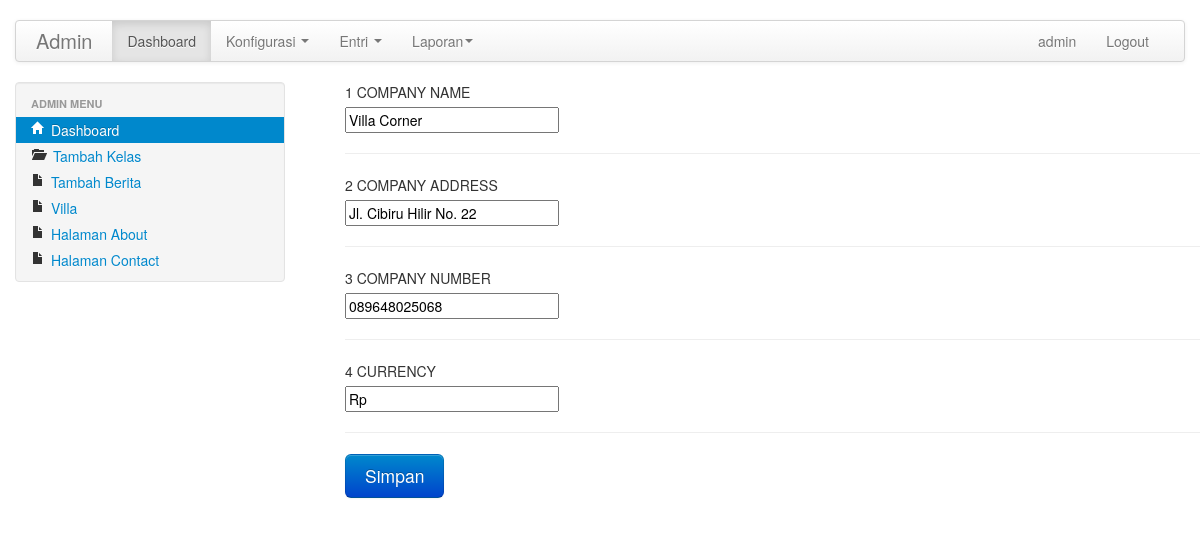
The app's page /admin/index.php?p=appconfig (signed in) with its own data.
### tables this page shows
CREATE TABLE IF NOT EXISTS `options` (
`idoptions` int(10) NOT NULL,
  `options_name` varchar(40) NOT NULL,
  `value` varchar(255) NOT NULL
);

### admin/pages/appconfig.php (the view, shortened to what this page needs)
<div class="span9">
<fieldset>
<form action="" method="post" id="edit-profile" class="form-horizontal">
<?php
$q=mysql_query("Select * from options");
$i=0;
while($r=mysql_fetch_array($q))
{
	$i=$i+1;
?>
<label><?php echo $i." "; ?> <?php echo strtoupper(str_replace("_"," ",$r['options_name'])); ?></label>
<input name="config[]" value="<?php echo $r['value']; ?>"><hr>
<?php
}
?>
<input type="submit" class="btn btn-primary btn-large" value="Simpan" name="button">
</form>
</fieldset>
</div>

### admin/css/site.css (style rules this page uses)
body { padding-top:20px; padding-bottom:20px; }

### records on screen
options: options_name "COMPANY NAME", value "Villa Corner"
options: options_name "COMPANY ADDRESS", value "Jl. Cibiru Hilir No. 22"
options: options_name "COMPANY NUMBER", value "089648025068"
options: options_name "CURRENCY", value "Rp"

### other values on screen
$_SESSION['user'] "admin"
